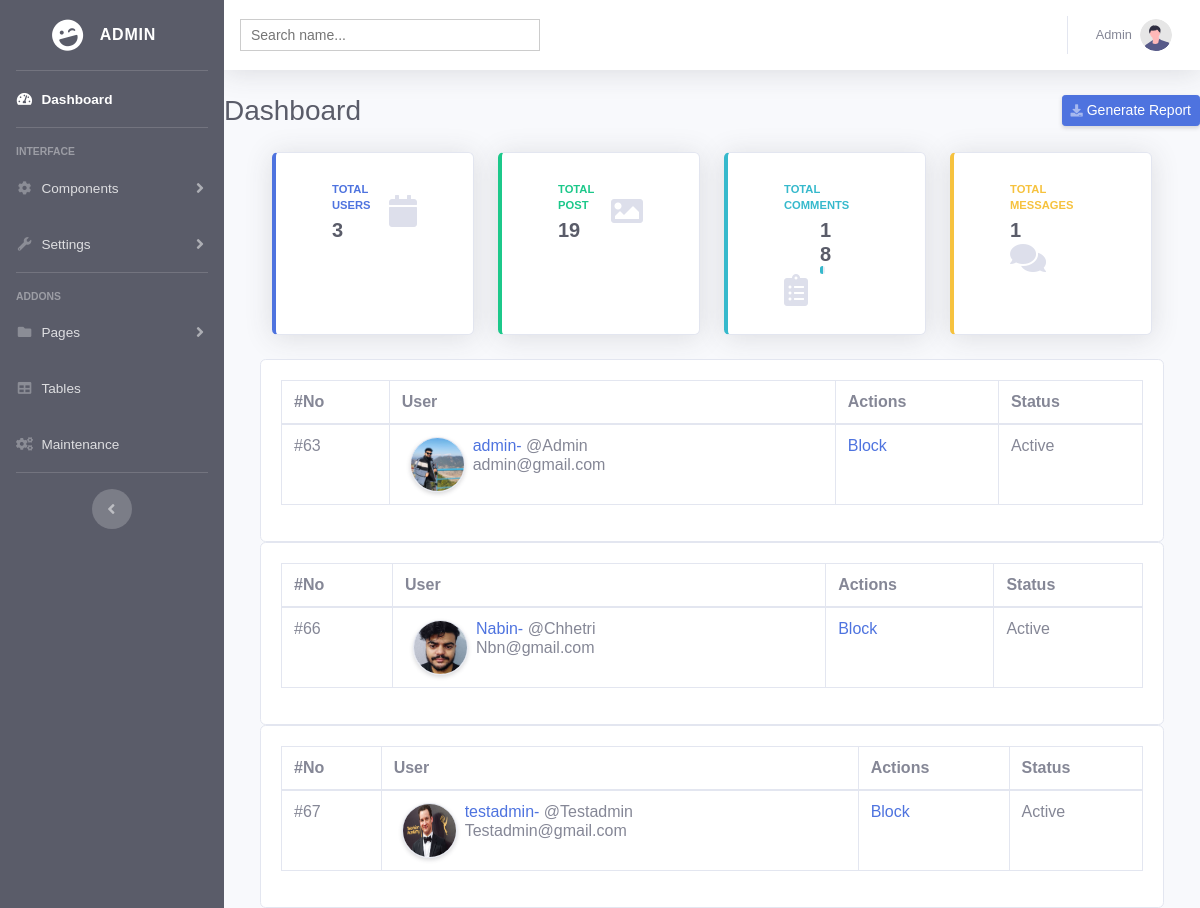
The app's page /admin/userprofile.php, older data.
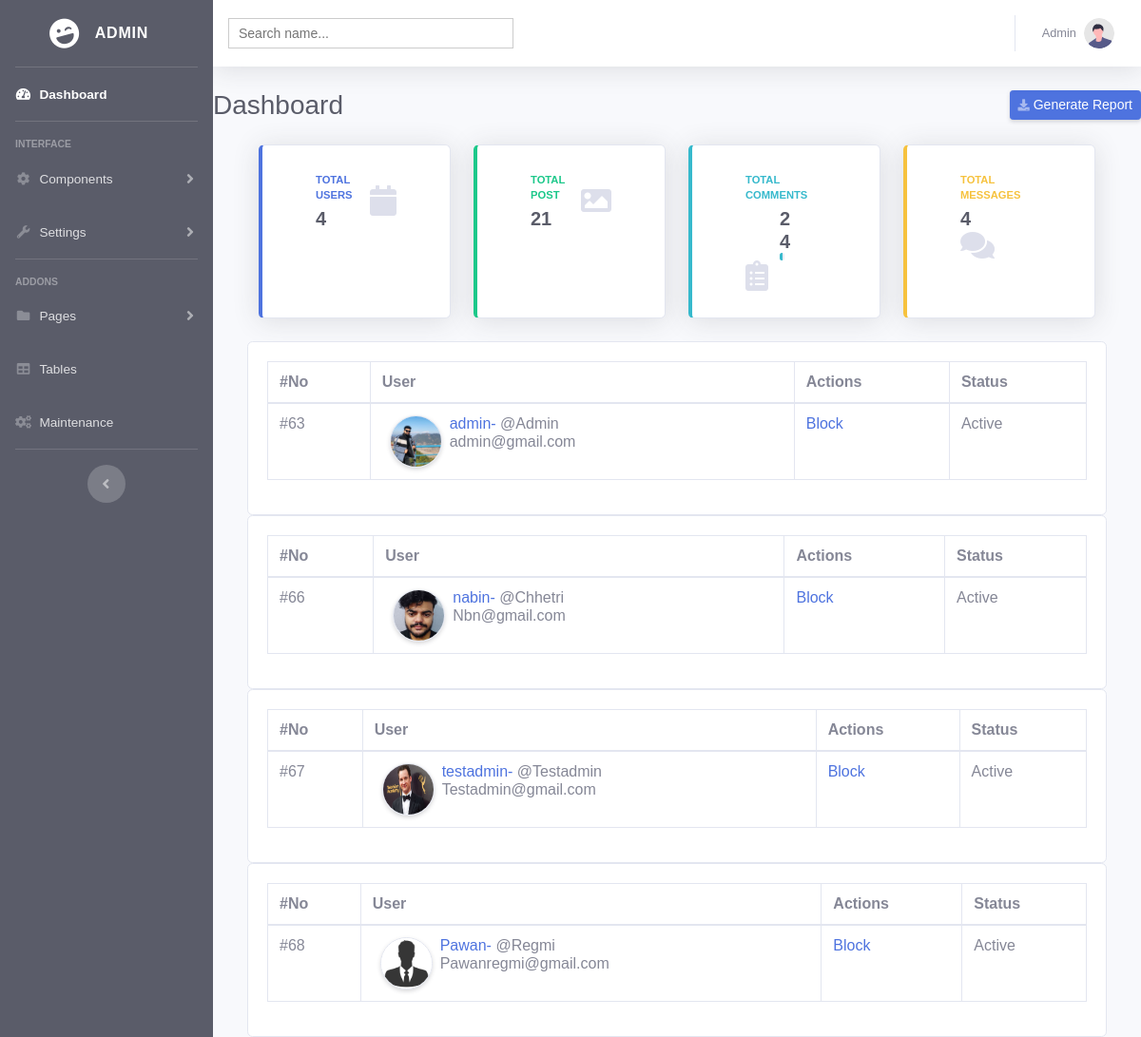
The same page, newer data.
### tables this page shows
CREATE TABLE `users` (
  `user_id` int(11) NOT NULL,
  `name` varchar(255) NOT NULL,
  `username` varchar(255) NOT NULL,
  `lastname` varchar(200) NOT NULL,
  `gender` varchar(20) NOT NULL,
  `email` varchar(255) NOT NULL,
  `phone` int(11) NOT NULL,
  `password` varchar(1000) NOT NULL,
  `p_p` varchar(255) DEFAULT 'user-default.png',
  `c_p` varchar(255) NOT NULL,
  `last_seen` datetime NOT NULL DEFAULT current_timestamp(),
  `is_blocked` int(11) NOT NULL DEFAULT 0,
  `report` int(10) NOT NULL,
  `verification_code` varchar(255) NOT NULL,
  `verified` int(50) NOT NULL DEFAULT 0,
  `interests` varchar(500) NOT NULL
);

### admin/include/userprofile.php (the view, shortened to what this page needs)
<?php
include_once 'model/db.php';
$sql = "SELECT user_id,name, username,lastname, password,email,gender, p_p, is_blocked  FROM users";
$result = $connect->query($sql);
if ($result->num_rows > 0) {
  while($row = $result->fetch_assoc()) {
    $user_id="".$row['user_id'];
    $name= "".$row["name"];
    $lastname= "".$row["lastname"];
    $email= "".$row["email"];
?>
<!DOCTYPE html>
<html lang="en">
<head>
</head>
<body>
        <div class="row">
            <div class="card w-100">
                <div class="card-body">
                    <table class="table table-bordered table-hover">
                        <thead>
                            <tr>
                                <th>#No</th>
                                <th>User</th>
                                <th>Actions</th>
                                <th>Status</th>
                            </tr>
                        </thead>
                        <tbody>
                            <tr>
                                <td> #<?php echo $user_id ?> </td>
                                <td>
                                    <div class="d-flex">
                                        <div>
                                            <img src="../client/assets/uploads/<?=$row['p_p']?>"
                                                class="rounded-circle border border-2 shadow-sm mx-2" width="55px"
                                                height="55px" />
                                        </div>
                                        <div>
                                            <a href="http://localhost/main/client/home.php?name=<?php echo $name ?>"><?php echo $name ?>- <span class="text-muted">@<?php echo $lastname ?></span></a>
                                            <h6 class="text-muted"><?php echo $email ?></h6>
                                        </div>
                                    </div>
                                </td>
                                <td>
                                        <?php
                                        if($row["is_blocked"] ==1){
                                            echo '<p> <a href="include/blockuser.php?uid='.$row['user_id']. '&is_blocked=0">UnBlock </a> </p>';
                                        }else{
                                            echo '<p> <a href="include/blockuser.php?uid='.$row['user_id']. '&is_blocked=1">Block </a> </p>';
                                        }
                                    ?>
                                </td>
                                <td>
                                <?php
                                        if($row["is_blocked"] ==0){
                                            echo '<p> Active</p>';
                                        }else{
                                            echo '<p> Blocked </p>';
                                        }
                                    ?>
                                    </td>
                            </tr>
                            </tbody>
                    </table>
                </div>
            </div>
        </div>
</body>
</html>
<?php } ?>
<?php } ?>

### admin/header.php (shortened to what this page needs)
<head>
    <link href="resources/vendor/fontawesome-free/css/all.min.css" rel="stylesheet" type="text/css">
    <link href="resources/css/sb-admin-2.min.css" rel="stylesheet">
</head>

### admin/userprofile.php (shortened to what this page needs)
<?php
include 'model/db.php'
?>
<?php
include 'header.php';
?>
<!DOCTYPE html>
<html lang="en">
<body id="page-top">
    <div id="wrapper">
       <?php include 'include/sidebar.php' ?>
        <div id="content-wrapper" class="d-flex flex-column">
            <div id="content">
                <?php include 'include/nav.php' ?>
                <?php include 'include/analytics.php' ?>
                <?php include 'include/userprofile.php' ?>
            </div>
        </div>
    </div>
</body>
</html>

### admin/include/sidebar.php (shortened to what this page needs)
<?php include 'header.php'  ?>
<ul class="navbar-nav bg-dark sidebar sidebar-dark accordion" id="accordionSidebar">
    <a class="sidebar-brand d-flex align-items-center justify-content-center" href="index.php">
        <div class="sidebar-brand-icon rotate-n-15">
            <i class="fas fa-laugh-wink"></i>
        </div>
        <div class="sidebar-brand-text mx-3">Admin</div>
    </a>
    <hr class="sidebar-divider my-0" />
    <li class="nav-item active">
        <a class="nav-link" href="">
            <i class="fas fa-fw fa-tachometer-alt"></i>
            <span>Dashboard</span></a>
    </li>
    <hr class="sidebar-divider" />
    <div class="sidebar-heading">Interface</div>
    <li class="nav-item">
        <a class="nav-link collapsed" href="#" data-toggle="collapse" data-target="#collapseTwo" aria-expanded="true"
            aria-controls="collapseTwo">
            <i class="fas fa-fw fa-cog"></i>
            <span>Components</span>
        </a>
    </li>
    <li class="nav-item">
        <a class="nav-link collapsed" href="#" data-toggle="collapse" data-target="#collapseUtilities"
            aria-expanded="true" aria-controls="collapseUtilities">
            <i class="fas fa-fw fa-wrench"></i>
            <span>Settings</span>
        </a>
    </li>
    <hr class="sidebar-divider" />
    <div class="sidebar-heading">Addons</div>
    <li class="nav-item">
        <a class="nav-link collapsed" href="#" data-toggle="collapse" data-target="#collapsePages" aria-expanded="true"
            aria-controls="collapsePages">
            <i class="fas fa-fw fa-folder"></i>
            <span>Pages</span>
        </a>
    </li>
    <li class="nav-item">
        <a class="nav-link" href="tables.html">
            <i class="fas fa-fw fa-table"></i>
            <span>Tables</span></a>
    </li>
    <li class="nav-item">
        <a class="nav-link" href="maintenance.php">
            <i class="fa fa-cogs"></i>
            <span>Maintenance</span></a>
    </li>
    <hr class="sidebar-divider d-none d-md-block" />
    <div class="text-center d-none d-md-inline">
        <button class="rounded-circle border-0" id="sidebarToggle"></button>
    </div>
</ul>

### admin/include/nav.php (shortened to what this page needs)
<?php include 'header.php' ?>
<nav
  class="navbar navbar-expand navbar-light bg-white topbar mb-4 static-top shadow"
>
  <?php include 'pages/search.php'; ?>
  <ul class="navbar-nav ml-auto">
    <li class="nav-item dropdown no-arrow">
      <a
        class="nav-link dropdown-toggle"
        href="#"
        id="userDropdown"
        role="button"
        data-toggle="dropdown"
        aria-haspopup="true"
        aria-expanded="false"
      >
        <span class="mr-2 d-none d-lg-inline text-gray-600 small"
          >Admin</span
        >
        <img class="img-profile rounded-circle" src="../resources/img/undraw_profile.svg" />
      </a>
    </li>
  </ul>
</nav>

### admin/pages/search.php (shortened to what this page needs)
<!DOCTYPE html>
<html lang="en">
<head>
</head>
<body>
    <div class="search-box">
        <input type="text" autocomplete="off" placeholder="Search name..." />
    </div>
</body>
</html>

### admin/include/analytics.php
<div class="d-sm-flex align-items-center justify-content-between mb-4">
        <h1 class="h3 mb-0 text-gray-800">Dashboard</h1>
        <a href="#" class="d-none d-sm-inline-block btn btn-sm btn-primary shadow-sm"><i
                class="fas fa-download fa-sm text-white-50"></i> Generate Report</a>
    </div>
<div class="row">
<div class="col-xl-3 col-md-6 mb-4">
    <div class="card border-left-primary shadow h-100 py-2">
        <div class="card-body">
            <div class="row no-gutters align-items-center">
                <div class="col mr-2">
                    <div class="text-xs font-weight-bold text-primary text-uppercase mb-1">
                        Total Users</div>
                    <div class="h5 mb-0 font-weight-bold text-gray-800">
                        <?php
                                      $sql = "SELECT * from users";
                                      if ($result = mysqli_query($connect, $sql)) {
                                      $rowcount = mysqli_num_rows( $result );
                                      printf( $rowcount);
                                  }
                                        ?>
                    </div>
                </div>
                <div class="col-auto">
                    <i class="fas fa-calendar fa-2x text-gray-300"></i>
                </div>
            </div>
        </div>
    </div>
</div>
<div class="col-xl-3 col-md-6 mb-4">
    <div class="card border-left-success shadow h-100 py-2">
        <div class="card-body">
            <div class="row no-gutters align-items-center">
                <div class="col mr-2">
                    <div class="text-xs font-weight-bold text-success text-uppercase mb-1">
                        Total Post</div>
                    <div class="h5 mb-0 font-weight-bold text-gray-800">
                        <?php
                                    $sql = "SELECT * from images ";
                                    if ($result = mysqli_query($connect, $sql)) {
                                    $rowcount = mysqli_num_rows( $result );
                                    printf( $rowcount);
                                }
                                    ?>
                    </div>
                </div>
                <div class="col-auto">
                    <i class="fas fa-image fa-2x  text-gray-300"></i>
                </div>
            </div>
        </div>
    </div>
</div>
<div class="col-xl-3 col-md-6 mb-4">
    <div class="card border-left-info shadow h-100 py-2">
        <div class="card-body">
            <div class="row no-gutters align-items-center">
                <div class="col mr-2">
                    <div class="text-xs font-weight-bold text-info text-uppercase mb-1">Total Comments
                    </div>
                    <div class="row no-gutters align-items-center">
                        <div class="col-auto">
                            <div class="h5 mb-0 mr-3 font-weight-bold text-gray-800">
                                <?php
                                                $sql="SELECT * From  comment";
                                                $result =mysqli_query($connect,$sql);
                                                if ($rowcount=mysqli_num_rows($result)){
                                                printf( $rowcount);
                                                }
                                                ?>
                            </div>
                        </div>
                        <div class="col">
                            <div class="progress progress-sm mr-2">
                                <div class="progress-bar bg-info" role="progressbar" style="width: 50%"
                                    aria-valuenow="50" aria-valuemin="0" aria-valuemax="100"></div>
                            </div>
                        </div>
                    </div>
                </div>
                <div class="col-auto">
                    <i class="fas fa-clipboard-list fa-2x text-gray-300"></i>
                </div>
            </div>
        </div>
    </div>
</div>
<div class="col-xl-3 col-md-6 mb-4">
    <div class="card border-left-warning shadow h-100 py-2">
        <div class="card-body">
            <div class="row no-gutters align-items-center">
                <div class="col mr-2">
                    <div class="text-xs font-weight-bold text-warning text-uppercase mb-1">
                        Total Messages</div>
                    <div class="h5 mb-0 font-weight-bold text-gray-800">
                        <?php
                                        $sql = "SELECT * FROM chats";
                                        if ($result = mysqli_query($connect,$sql)){
                                            $rowcount = mysqli_num_rows($result);
                                            echo $rowcount;
                                        }
                                        ?>
                    </div>
                </div>
                <div class="col-auto">
                    <i class="fas fa-comments fa-2x text-gray-300"></i>
                </div>
            </div>
        </div>
    </div>
</div>
</div>

### admin/pages/search.php (style rules this page uses)
body { font-family: Arail, sans-serif; }
.search-box { width: 300px; position: relative; display: inline-block; font-size: 14px; }
.search-box input[type="text"] { height: 32px; padding: 5px 10px; border: 1px solid #CCCCCC; font-size: 14px; }
.search-box input[type="text"], .result { width: 100%; box-sizing: border-box; }

### admin/userprofile.php (style rules this page uses)
.row { margin-right: 2.25rem; margin-left: 2.25rem; }

Row changes from the older to the newer data that the page shows:
changed users "Chhetri": name "Nabin" → "nabin"
added users: user_id "68", p_p (placeholder picture), name "Pawan", lastname "Regmi", email "Pawanregmi@gmail.com", is_blocked "Active"
Text that changed along with them:
$rowcount: "1" → "4"
text no longer shown: "3 19 18"
text now shown: "4 21 24"
